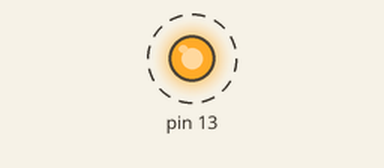
The sketch below on a simulated Arduino Uno, built with avr-gcc and run on an emulated ATmega328P. On the bench: output pins drawn as LEDs (lit = HIGH). Dashed ring = blinking.

Above: at 2.7 s.
Timing chart, 0 to 6.0 s (numbered marks = the images above):
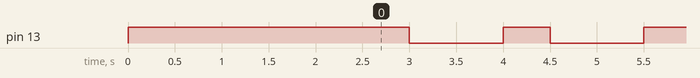

The sketch:

Lab3.ino
```cpp
void setup()
{
 // настраиваем пин №13 в режим выхода,
 // т.е. в режим источника напряжения
  pinMode(13, OUTPUT);
  digitalWrite(13, HIGH);
  delay(2500);
}
void loop()
{
 // подаём на пин 13 «высокий сигнал» (англ. «high»), т.е.
 // выдаём 5 вольт. Через светодиод побежит ток.
 // Это заставит его светиться
 digitalWrite(13, HIGH);
 // задерживаем (англ. «delay») микроконтроллер в этом
 // состоянии на 100 миллисекунд
 delay(500);
 // подаём на пин 13 «низкий сигнал» (англ. «low»), т.е.
 // выдаём 0 вольт или, точнее, приравниваем пин 13 к земле.
 // В результате светодиод погаснет
 digitalWrite(13, LOW);
 // замираем в этом состоянии на 900 миллисекунд
 delay(1000);
 // после «размораживания» loop сразу же начнёт исполняться
 // вновь, и со стороны это будет выглядеть так, будто
 // светодиод мигает раз в 100 мс + 900 мс = 1000 мс = 1 сек
}
```

Measured:
- by itself, pin 13: alternates HIGH for 0.50 s and LOW for 1.0 s
